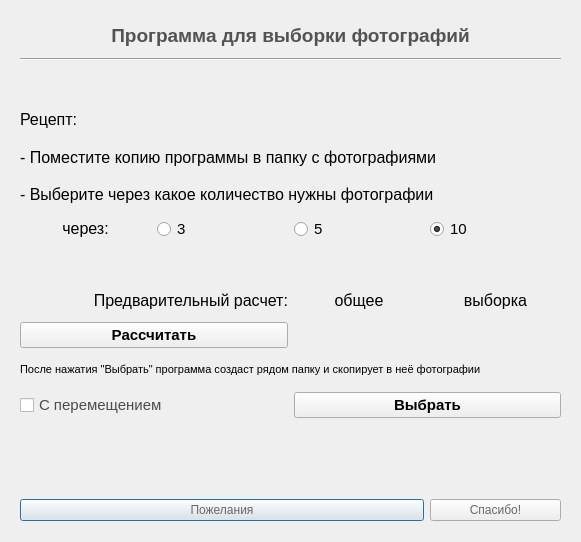
<?xml version="1.0" encoding="UTF-8"?>
<ui version="4.0">
 <class>Dialog</class>
 <widget class="QDialog" name="Dialog">
  <property name="windowModality">
   <enum>Qt::NonModal</enum>
  </property>
  <property name="geometry">
   <rect>
    <x>0</x>
    <y>0</y>
    <width>581</width>
    <height>542</height>
   </rect>
  </property>
  <property name="contextMenuPolicy">
   <enum>Qt::NoContextMenu</enum>
  </property>
  <property name="acceptDrops">
   <bool>false</bool>
  </property>
  <property name="windowTitle">
   <string>hiSampler</string>
  </property>
  <property name="windowIcon">
   <iconset>
    <normaloff>Favicon.png</normaloff>Favicon.png</iconset>
  </property>
  <property name="whatsThis">
   <string/>
  </property>
  <property name="locale">
   <locale language="English" country="UnitedStates"/>
  </property>
  <property name="inputMethodHints">
   <set>Qt::ImhNone</set>
  </property>
  <widget class="QWidget" name="gridLayoutWidget">
   <property name="geometry">
    <rect>
     <x>20</x>
     <y>20</y>
     <width>541</width>
     <height>501</height>
    </rect>
   </property>
   <layout class="QGridLayout" name="gridLayout">
    <item row="9" column="0" colspan="4">
     <widget class="QLabel" name="label_7">
      <property name="palette">
       <palette>
        <active>
         <colorrole role="WindowText">
          <brush brushstyle="SolidPattern">
           <color alpha="255">
            <red>83</red>
            <green>83</green>
            <blue>83</blue>
           </color>
          </brush>
         </colorrole>
         <colorrole role="Text">
          <brush brushstyle="SolidPattern">
           <color alpha="255">
            <red>76</red>
            <green>76</green>
            <blue>76</blue>
           </color>
          </brush>
         </colorrole>
        </active>
        <inactive>
         <colorrole role="WindowText">
          <brush brushstyle="SolidPattern">
           <color alpha="255">
            <red>0</red>
            <green>0</green>
            <blue>0</blue>
           </color>
          </brush>
         </colorrole>
         <colorrole role="Text">
          <brush brushstyle="SolidPattern">
           <color alpha="255">
            <red>0</red>
            <green>0</green>
            <blue>0</blue>
           </color>
          </brush>
         </colorrole>
        </inactive>
        <disabled>
         <colorrole role="WindowText">
          <brush brushstyle="SolidPattern">
           <color alpha="255">
            <red>120</red>
            <green>120</green>
            <blue>120</blue>
           </color>
          </brush>
         </colorrole>
         <colorrole role="Text">
          <brush brushstyle="SolidPattern">
           <color alpha="255">
            <red>120</red>
            <green>120</green>
            <blue>120</blue>
           </color>
          </brush>
         </colorrole>
        </disabled>
       </palette>
      </property>
      <property name="font">
       <font>
        <pointsize>12</pointsize>
        <weight>50</weight>
        <bold>false</bold>
       </font>
      </property>
      <property name="text">
       <string/>
      </property>
      <property name="alignment">
       <set>Qt::AlignLeading|Qt::AlignLeft|Qt::AlignVCenter</set>
      </property>
      <property name="textInteractionFlags">
       <set>Qt::LinksAccessibleByMouse|Qt::TextSelectableByMouse</set>
      </property>
     </widget>
    </item>
    <item row="7" column="0" colspan="4">
     <widget class="QLabel" name="label_5">
      <property name="palette">
       <palette>
        <active>
         <colorrole role="WindowText">
          <brush brushstyle="SolidPattern">
           <color alpha="255">
            <red>83</red>
            <green>83</green>
            <blue>83</blue>
           </color>
          </brush>
         </colorrole>
         <colorrole role="Text">
          <brush brushstyle="SolidPattern">
           <color alpha="255">
            <red>76</red>
            <green>76</green>
            <blue>76</blue>
           </color>
          </brush>
         </colorrole>
        </active>
        <inactive>
         <colorrole role="WindowText">
          <brush brushstyle="SolidPattern">
           <color alpha="255">
            <red>0</red>
            <green>0</green>
            <blue>0</blue>
           </color>
          </brush>
         </colorrole>
         <colorrole role="Text">
          <brush brushstyle="SolidPattern">
           <color alpha="255">
            <red>0</red>
            <green>0</green>
            <blue>0</blue>
           </color>
          </brush>
         </colorrole>
        </inactive>
        <disabled>
         <colorrole role="WindowText">
          <brush brushstyle="SolidPattern">
           <color alpha="255">
            <red>120</red>
            <green>120</green>
            <blue>120</blue>
           </color>
          </brush>
         </colorrole>
         <colorrole role="Text">
          <brush brushstyle="SolidPattern">
           <color alpha="255">
            <red>120</red>
            <green>120</green>
            <blue>120</blue>
           </color>
          </brush>
         </colorrole>
        </disabled>
       </palette>
      </property>
      <property name="font">
       <font>
        <pointsize>12</pointsize>
        <weight>50</weight>
        <bold>false</bold>
       </font>
      </property>
      <property name="text">
       <string>- Выберите через какое количество нужны фотографии</string>
      </property>
      <property name="alignment">
       <set>Qt::AlignLeading|Qt::AlignLeft|Qt::AlignVCenter</set>
      </property>
      <property name="textInteractionFlags">
       <set>Qt::LinksAccessibleByMouse|Qt::TextSelectableByMouse</set>
      </property>
     </widget>
    </item>
    <item row="16" column="0" colspan="3">
     <widget class="QPushButton" name="pb_wishes">
      <property name="palette">
       <palette>
        <active>
         <colorrole role="ButtonText">
          <brush brushstyle="SolidPattern">
           <color alpha="255">
            <red>104</red>
            <green>104</green>
            <blue>104</blue>
           </color>
          </brush>
         </colorrole>
        </active>
        <inactive>
         <colorrole role="ButtonText">
          <brush brushstyle="SolidPattern">
           <color alpha="255">
            <red>104</red>
            <green>104</green>
            <blue>104</blue>
           </color>
          </brush>
         </colorrole>
        </inactive>
        <disabled>
         <colorrole role="ButtonText">
          <brush brushstyle="SolidPattern">
           <color alpha="255">
            <red>120</red>
            <green>120</green>
            <blue>120</blue>
           </color>
          </brush>
         </colorrole>
        </disabled>
       </palette>
      </property>
      <property name="text">
       <string>Пожелания</string>
      </property>
      <property name="autoExclusive">
       <bool>false</bool>
      </property>
      <property name="autoDefault">
       <bool>true</bool>
      </property>
     </widget>
    </item>
    <item row="0" column="0" colspan="4">
     <widget class="QLabel" name="label_1">
      <property name="palette">
       <palette>
        <active>
         <colorrole role="WindowText">
          <brush brushstyle="SolidPattern">
           <color alpha="255">
            <red>83</red>
            <green>83</green>
            <blue>83</blue>
           </color>
          </brush>
         </colorrole>
         <colorrole role="Text">
          <brush brushstyle="SolidPattern">
           <color alpha="255">
            <red>76</red>
            <green>76</green>
            <blue>76</blue>
           </color>
          </brush>
         </colorrole>
        </active>
        <inactive>
         <colorrole role="WindowText">
          <brush brushstyle="SolidPattern">
           <color alpha="255">
            <red>83</red>
            <green>83</green>
            <blue>83</blue>
           </color>
          </brush>
         </colorrole>
         <colorrole role="Text">
          <brush brushstyle="SolidPattern">
           <color alpha="255">
            <red>83</red>
            <green>83</green>
            <blue>83</blue>
           </color>
          </brush>
         </colorrole>
        </inactive>
        <disabled>
         <colorrole role="WindowText">
          <brush brushstyle="SolidPattern">
           <color alpha="255">
            <red>83</red>
            <green>83</green>
            <blue>83</blue>
           </color>
          </brush>
         </colorrole>
         <colorrole role="Text">
          <brush brushstyle="SolidPattern">
           <color alpha="255">
            <red>120</red>
            <green>120</green>
            <blue>120</blue>
           </color>
          </brush>
         </colorrole>
        </disabled>
       </palette>
      </property>
      <property name="font">
       <font>
        <pointsize>14</pointsize>
        <weight>75</weight>
        <bold>true</bold>
       </font>
      </property>
      <property name="text">
       <string>Программа для выборки фотографий</string>
      </property>
      <property name="alignment">
       <set>Qt::AlignCenter</set>
      </property>
      <property name="textInteractionFlags">
       <set>Qt::LinksAccessibleByMouse|Qt::TextSelectableByMouse</set>
      </property>
     </widget>
    </item>
    <item row="12" column="0" colspan="4">
     <widget class="QLabel" name="label_92">
      <property name="palette">
       <palette>
        <active>
         <colorrole role="WindowText">
          <brush brushstyle="SolidPattern">
           <color alpha="255">
            <red>83</red>
            <green>83</green>
            <blue>83</blue>
           </color>
          </brush>
         </colorrole>
         <colorrole role="Text">
          <brush brushstyle="SolidPattern">
           <color alpha="255">
            <red>76</red>
            <green>76</green>
            <blue>76</blue>
           </color>
          </brush>
         </colorrole>
        </active>
        <inactive>
         <colorrole role="WindowText">
          <brush brushstyle="SolidPattern">
           <color alpha="255">
            <red>0</red>
            <green>0</green>
            <blue>0</blue>
           </color>
          </brush>
         </colorrole>
         <colorrole role="Text">
          <brush brushstyle="SolidPattern">
           <color alpha="255">
            <red>0</red>
            <green>0</green>
            <blue>0</blue>
           </color>
          </brush>
         </colorrole>
        </inactive>
        <disabled>
         <colorrole role="WindowText">
          <brush brushstyle="SolidPattern">
           <color alpha="255">
            <red>120</red>
            <green>120</green>
            <blue>120</blue>
           </color>
          </brush>
         </colorrole>
         <colorrole role="Text">
          <brush brushstyle="SolidPattern">
           <color alpha="255">
            <red>120</red>
            <green>120</green>
            <blue>120</blue>
           </color>
          </brush>
         </colorrole>
        </disabled>
       </palette>
      </property>
      <property name="font">
       <font>
        <pointsize>8</pointsize>
        <weight>50</weight>
        <bold>false</bold>
       </font>
      </property>
      <property name="text">
       <string>После нажатия &quot;Выбрать&quot; программа создаст рядом папку и скопирует в неё фотографии</string>
      </property>
      <property name="alignment">
       <set>Qt::AlignLeading|Qt::AlignLeft|Qt::AlignVCenter</set>
      </property>
      <property name="textInteractionFlags">
       <set>Qt::LinksAccessibleByMouse|Qt::TextSelectableByMouse</set>
      </property>
     </widget>
    </item>
    <item row="13" column="2" colspan="2">
     <widget class="QPushButton" name="pb_choice">
      <property name="enabled">
       <bool>true</bool>
      </property>
      <property name="minimumSize">
       <size>
        <width>0</width>
        <height>0</height>
       </size>
      </property>
      <property name="palette">
       <palette>
        <active>
         <colorrole role="WindowText">
          <brush brushstyle="SolidPattern">
           <color alpha="255">
            <red>83</red>
            <green>83</green>
            <blue>83</blue>
           </color>
          </brush>
         </colorrole>
         <colorrole role="Text">
          <brush brushstyle="SolidPattern">
           <color alpha="255">
            <red>76</red>
            <green>76</green>
            <blue>76</blue>
           </color>
          </brush>
         </colorrole>
        </active>
        <inactive>
         <colorrole role="WindowText">
          <brush brushstyle="SolidPattern">
           <color alpha="255">
            <red>0</red>
            <green>0</green>
            <blue>0</blue>
           </color>
          </brush>
         </colorrole>
         <colorrole role="Text">
          <brush brushstyle="SolidPattern">
           <color alpha="255">
            <red>0</red>
            <green>0</green>
            <blue>0</blue>
           </color>
          </brush>
         </colorrole>
        </inactive>
        <disabled>
         <colorrole role="WindowText">
          <brush brushstyle="SolidPattern">
           <color alpha="255">
            <red>120</red>
            <green>120</green>
            <blue>120</blue>
           </color>
          </brush>
         </colorrole>
         <colorrole role="Text">
          <brush brushstyle="SolidPattern">
           <color alpha="255">
            <red>120</red>
            <green>120</green>
            <blue>120</blue>
           </color>
          </brush>
         </colorrole>
        </disabled>
       </palette>
      </property>
      <property name="font">
       <font>
        <pointsize>11</pointsize>
        <weight>75</weight>
        <bold>true</bold>
       </font>
      </property>
      <property name="text">
       <string>Выбрать</string>
      </property>
     </widget>
    </item>
    <item row="15" column="0" colspan="4">
     <widget class="QLabel" name="op_wishes_thanks">
      <property name="font">
       <font>
        <pointsize>11</pointsize>
       </font>
      </property>
      <property name="mouseTracking">
       <bool>false</bool>
      </property>
      <property name="text">
       <string/>
      </property>
      <property name="alignment">
       <set>Qt::AlignHCenter|Qt::AlignTop</set>
      </property>
      <property name="wordWrap">
       <bool>true</bool>
      </property>
      <property name="textInteractionFlags">
       <set>Qt::LinksAccessibleByMouse|Qt::TextSelectableByMouse</set>
      </property>
      <property name="buddy">
       <cstring>pb_wishes</cstring>
      </property>
     </widget>
    </item>
    <item row="2" column="0" colspan="4">
     <widget class="QLabel" name="label_2">
      <property name="palette">
       <palette>
        <active>
         <colorrole role="WindowText">
          <brush brushstyle="SolidPattern">
           <color alpha="255">
            <red>83</red>
            <green>83</green>
            <blue>83</blue>
           </color>
          </brush>
         </colorrole>
         <colorrole role="Text">
          <brush brushstyle="SolidPattern">
           <color alpha="255">
            <red>76</red>
            <green>76</green>
            <blue>76</blue>
           </color>
          </brush>
         </colorrole>
        </active>
        <inactive>
         <colorrole role="WindowText">
          <brush brushstyle="SolidPattern">
           <color alpha="255">
            <red>0</red>
            <green>0</green>
            <blue>0</blue>
           </color>
          </brush>
         </colorrole>
         <colorrole role="Text">
          <brush brushstyle="SolidPattern">
           <color alpha="255">
            <red>0</red>
            <green>0</green>
            <blue>0</blue>
           </color>
          </brush>
         </colorrole>
        </inactive>
        <disabled>
         <colorrole role="WindowText">
          <brush brushstyle="SolidPattern">
           <color alpha="255">
            <red>120</red>
            <green>120</green>
            <blue>120</blue>
           </color>
          </brush>
         </colorrole>
         <colorrole role="Text">
          <brush brushstyle="SolidPattern">
           <color alpha="255">
            <red>120</red>
            <green>120</green>
            <blue>120</blue>
           </color>
          </brush>
         </colorrole>
        </disabled>
       </palette>
      </property>
      <property name="font">
       <font>
        <pointsize>12</pointsize>
        <weight>50</weight>
        <bold>false</bold>
       </font>
      </property>
      <property name="text">
       <string/>
      </property>
      <property name="alignment">
       <set>Qt::AlignLeading|Qt::AlignLeft|Qt::AlignVCenter</set>
      </property>
      <property name="textInteractionFlags">
       <set>Qt::LinksAccessibleByMouse|Qt::TextSelectableByMouse</set>
      </property>
     </widget>
    </item>
    <item row="6" column="0" colspan="4">
     <widget class="QLabel" name="label_4">
      <property name="palette">
       <palette>
        <active>
         <colorrole role="WindowText">
          <brush brushstyle="SolidPattern">
           <color alpha="255">
            <red>83</red>
            <green>83</green>
            <blue>83</blue>
           </color>
          </brush>
         </colorrole>
         <colorrole role="Text">
          <brush brushstyle="SolidPattern">
           <color alpha="255">
            <red>76</red>
            <green>76</green>
            <blue>76</blue>
           </color>
          </brush>
         </colorrole>
        </active>
        <inactive>
         <colorrole role="WindowText">
          <brush brushstyle="SolidPattern">
           <color alpha="255">
            <red>0</red>
            <green>0</green>
            <blue>0</blue>
           </color>
          </brush>
         </colorrole>
         <colorrole role="Text">
          <brush brushstyle="SolidPattern">
           <color alpha="255">
            <red>0</red>
            <green>0</green>
            <blue>0</blue>
           </color>
          </brush>
         </colorrole>
        </inactive>
        <disabled>
         <colorrole role="WindowText">
          <brush brushstyle="SolidPattern">
           <color alpha="255">
            <red>120</red>
            <green>120</green>
            <blue>120</blue>
           </color>
          </brush>
         </colorrole>
         <colorrole role="Text">
          <brush brushstyle="SolidPattern">
           <color alpha="255">
            <red>120</red>
            <green>120</green>
            <blue>120</blue>
           </color>
          </brush>
         </colorrole>
        </disabled>
       </palette>
      </property>
      <property name="font">
       <font>
        <pointsize>12</pointsize>
        <weight>50</weight>
        <bold>false</bold>
       </font>
      </property>
      <property name="text">
       <string>- Поместите копию программы в папку c фотографиями</string>
      </property>
      <property name="alignment">
       <set>Qt::AlignLeading|Qt::AlignLeft|Qt::AlignVCenter</set>
      </property>
      <property name="textInteractionFlags">
       <set>Qt::LinksAccessibleByMouse|Qt::TextSelectableByMouse</set>
      </property>
     </widget>
    </item>
    <item row="10" column="2">
     <widget class="QLabel" name="label_9">
      <property name="palette">
       <palette>
        <active>
         <colorrole role="WindowText">
          <brush brushstyle="SolidPattern">
           <color alpha="255">
            <red>83</red>
            <green>83</green>
            <blue>83</blue>
           </color>
          </brush>
         </colorrole>
         <colorrole role="Text">
          <brush brushstyle="SolidPattern">
           <color alpha="255">
            <red>76</red>
            <green>76</green>
            <blue>76</blue>
           </color>
          </brush>
         </colorrole>
        </active>
        <inactive>
         <colorrole role="WindowText">
          <brush brushstyle="SolidPattern">
           <color alpha="255">
            <red>0</red>
            <green>0</green>
            <blue>0</blue>
           </color>
          </brush>
         </colorrole>
         <colorrole role="Text">
          <brush brushstyle="SolidPattern">
           <color alpha="255">
            <red>0</red>
            <green>0</green>
            <blue>0</blue>
           </color>
          </brush>
         </colorrole>
        </inactive>
        <disabled>
         <colorrole role="WindowText">
          <brush brushstyle="SolidPattern">
           <color alpha="255">
            <red>120</red>
            <green>120</green>
            <blue>120</blue>
           </color>
          </brush>
         </colorrole>
         <colorrole role="Text">
          <brush brushstyle="SolidPattern">
           <color alpha="255">
            <red>120</red>
            <green>120</green>
            <blue>120</blue>
           </color>
          </brush>
         </colorrole>
        </disabled>
       </palette>
      </property>
      <property name="font">
       <font>
        <pointsize>12</pointsize>
        <weight>50</weight>
        <bold>false</bold>
       </font>
      </property>
      <property name="text">
       <string>общее</string>
      </property>
      <property name="alignment">
       <set>Qt::AlignCenter</set>
      </property>
      <property name="textInteractionFlags">
       <set>Qt::LinksAccessibleByMouse|Qt::TextSelectableByMouse</set>
      </property>
     </widget>
    </item>
    <item row="10" column="3">
     <widget class="QLabel" name="label_91">
      <property name="palette">
       <palette>
        <active>
         <colorrole role="WindowText">
          <brush brushstyle="SolidPattern">
           <color alpha="255">
            <red>83</red>
            <green>83</green>
            <blue>83</blue>
           </color>
          </brush>
         </colorrole>
         <colorrole role="Text">
          <brush brushstyle="SolidPattern">
           <color alpha="255">
            <red>76</red>
            <green>76</green>
            <blue>76</blue>
           </color>
          </brush>
         </colorrole>
        </active>
        <inactive>
         <colorrole role="WindowText">
          <brush brushstyle="SolidPattern">
           <color alpha="255">
            <red>0</red>
            <green>0</green>
            <blue>0</blue>
           </color>
          </brush>
         </colorrole>
         <colorrole role="Text">
          <brush brushstyle="SolidPattern">
           <color alpha="255">
            <red>0</red>
            <green>0</green>
            <blue>0</blue>
           </color>
          </brush>
         </colorrole>
        </inactive>
        <disabled>
         <colorrole role="WindowText">
          <brush brushstyle="SolidPattern">
           <color alpha="255">
            <red>120</red>
            <green>120</green>
            <blue>120</blue>
           </color>
          </brush>
         </colorrole>
         <colorrole role="Text">
          <brush brushstyle="SolidPattern">
           <color alpha="255">
            <red>120</red>
            <green>120</green>
            <blue>120</blue>
           </color>
          </brush>
         </colorrole>
        </disabled>
       </palette>
      </property>
      <property name="font">
       <font>
        <pointsize>12</pointsize>
        <weight>50</weight>
        <bold>false</bold>
       </font>
      </property>
      <property name="text">
       <string>выборка</string>
      </property>
      <property name="alignment">
       <set>Qt::AlignCenter</set>
      </property>
      <property name="textInteractionFlags">
       <set>Qt::LinksAccessibleByMouse|Qt::TextSelectableByMouse</set>
      </property>
     </widget>
    </item>
    <item row="1" column="0" colspan="4">
     <widget class="Line" name="line">
      <property name="orientation">
       <enum>Qt::Horizontal</enum>
      </property>
     </widget>
    </item>
    <item row="11" column="3">
     <widget class="QLabel" name="op_sample_num">
      <property name="font">
       <font>
        <pointsize>15</pointsize>
       </font>
      </property>
      <property name="mouseTracking">
       <bool>false</bool>
      </property>
      <property name="text">
       <string/>
      </property>
      <property name="alignment">
       <set>Qt::AlignCenter</set>
      </property>
      <property name="wordWrap">
       <bool>true</bool>
      </property>
      <property name="textInteractionFlags">
       <set>Qt::LinksAccessibleByMouse|Qt::TextSelectableByMouse</set>
      </property>
     </widget>
    </item>
    <item row="5" column="0">
     <widget class="QLabel" name="label_3">
      <property name="palette">
       <palette>
        <active>
         <colorrole role="WindowText">
          <brush brushstyle="SolidPattern">
           <color alpha="255">
            <red>83</red>
            <green>83</green>
            <blue>83</blue>
           </color>
          </brush>
         </colorrole>
         <colorrole role="Text">
          <brush brushstyle="SolidPattern">
           <color alpha="255">
            <red>76</red>
            <green>76</green>
            <blue>76</blue>
           </color>
          </brush>
         </colorrole>
        </active>
        <inactive>
         <colorrole role="WindowText">
          <brush brushstyle="SolidPattern">
           <color alpha="255">
            <red>0</red>
            <green>0</green>
            <blue>0</blue>
           </color>
          </brush>
         </colorrole>
         <colorrole role="Text">
          <brush brushstyle="SolidPattern">
           <color alpha="255">
            <red>0</red>
            <green>0</green>
            <blue>0</blue>
           </color>
          </brush>
         </colorrole>
        </inactive>
        <disabled>
         <colorrole role="WindowText">
          <brush brushstyle="SolidPattern">
           <color alpha="255">
            <red>120</red>
            <green>120</green>
            <blue>120</blue>
           </color>
          </brush>
         </colorrole>
         <colorrole role="Text">
          <brush brushstyle="SolidPattern">
           <color alpha="255">
            <red>120</red>
            <green>120</green>
            <blue>120</blue>
           </color>
          </brush>
         </colorrole>
        </disabled>
       </palette>
      </property>
      <property name="font">
       <font>
        <pointsize>12</pointsize>
        <weight>50</weight>
        <bold>false</bold>
       </font>
      </property>
      <property name="text">
       <string>Рецепт:</string>
      </property>
      <property name="alignment">
       <set>Qt::AlignLeading|Qt::AlignLeft|Qt::AlignVCenter</set>
      </property>
      <property name="textInteractionFlags">
       <set>Qt::LinksAccessibleByMouse|Qt::TextSelectableByMouse</set>
      </property>
     </widget>
    </item>
    <item row="8" column="2">
     <widget class="QRadioButton" name="rb_over_5">
      <property name="enabled">
       <bool>true</bool>
      </property>
      <property name="palette">
       <palette>
        <active>
         <colorrole role="WindowText">
          <brush brushstyle="SolidPattern">
           <color alpha="255">
            <red>83</red>
            <green>83</green>
            <blue>83</blue>
           </color>
          </brush>
         </colorrole>
         <colorrole role="Text">
          <brush brushstyle="SolidPattern">
           <color alpha="255">
            <red>76</red>
            <green>76</green>
            <blue>76</blue>
           </color>
          </brush>
         </colorrole>
        </active>
        <inactive>
         <colorrole role="WindowText">
          <brush brushstyle="SolidPattern">
           <color alpha="255">
            <red>0</red>
            <green>0</green>
            <blue>0</blue>
           </color>
          </brush>
         </colorrole>
         <colorrole role="Text">
          <brush brushstyle="SolidPattern">
           <color alpha="255">
            <red>0</red>
            <green>0</green>
            <blue>0</blue>
           </color>
          </brush>
         </colorrole>
        </inactive>
        <disabled>
         <colorrole role="WindowText">
          <brush brushstyle="SolidPattern">
           <color alpha="255">
            <red>120</red>
            <green>120</green>
            <blue>120</blue>
           </color>
          </brush>
         </colorrole>
         <colorrole role="Text">
          <brush brushstyle="SolidPattern">
           <color alpha="255">
            <red>120</red>
            <green>120</green>
            <blue>120</blue>
           </color>
          </brush>
         </colorrole>
        </disabled>
       </palette>
      </property>
      <property name="font">
       <font>
        <pointsize>11</pointsize>
       </font>
      </property>
      <property name="layoutDirection">
       <enum>Qt::LeftToRight</enum>
      </property>
      <property name="text">
       <string>5</string>
      </property>
      <property name="checked">
       <bool>false</bool>
      </property>
      <property name="autoExclusive">
       <bool>true</bool>
      </property>
     </widget>
    </item>
    <item row="8" column="1">
     <widget class="QRadioButton" name="rb_over_3">
      <property name="enabled">
       <bool>true</bool>
      </property>
      <property name="palette">
       <palette>
        <active>
         <colorrole role="WindowText">
          <brush brushstyle="SolidPattern">
           <color alpha="255">
            <red>83</red>
            <green>83</green>
            <blue>83</blue>
           </color>
          </brush>
         </colorrole>
         <colorrole role="Text">
          <brush brushstyle="SolidPattern">
           <color alpha="255">
            <red>76</red>
            <green>76</green>
            <blue>76</blue>
           </color>
          </brush>
         </colorrole>
        </active>
        <inactive>
         <colorrole role="WindowText">
          <brush brushstyle="SolidPattern">
           <color alpha="255">
            <red>0</red>
            <green>0</green>
            <blue>0</blue>
           </color>
          </brush>
         </colorrole>
         <colorrole role="Text">
          <brush brushstyle="SolidPattern">
           <color alpha="255">
            <red>0</red>
            <green>0</green>
            <blue>0</blue>
           </color>
          </brush>
         </colorrole>
        </inactive>
        <disabled>
         <colorrole role="WindowText">
          <brush brushstyle="SolidPattern">
           <color alpha="255">
            <red>120</red>
            <green>120</green>
            <blue>120</blue>
           </color>
          </brush>
         </colorrole>
         <colorrole role="Text">
          <brush brushstyle="SolidPattern">
           <color alpha="255">
            <red>120</red>
            <green>120</green>
            <blue>120</blue>
           </color>
          </brush>
         </colorrole>
        </disabled>
       </palette>
      </property>
      <property name="font">
       <font>
        <pointsize>11</pointsize>
       </font>
      </property>
      <property name="layoutDirection">
       <enum>Qt::LeftToRight</enum>
      </property>
      <property name="text">
       <string>3</string>
      </property>
      <property name="checked">
       <bool>false</bool>
      </property>
      <property name="autoExclusive">
       <bool>true</bool>
      </property>
     </widget>
    </item>
    <item row="13" column="0" colspan="2">
     <widget class="QCheckBox" name="cb_move">
      <property name="palette">
       <palette>
        <active>
         <colorrole role="WindowText">
          <brush brushstyle="SolidPattern">
           <color alpha="255">
            <red>76</red>
            <green>76</green>
            <blue>76</blue>
           </color>
          </brush>
         </colorrole>
         <colorrole role="Text">
          <brush brushstyle="SolidPattern">
           <color alpha="255">
            <red>76</red>
            <green>76</green>
            <blue>76</blue>
           </color>
          </brush>
         </colorrole>
        </active>
        <inactive>
         <colorrole role="WindowText">
          <brush brushstyle="SolidPattern">
           <color alpha="255">
            <red>76</red>
            <green>76</green>
            <blue>76</blue>
           </color>
          </brush>
         </colorrole>
         <colorrole role="Text">
          <brush brushstyle="SolidPattern">
           <color alpha="255">
            <red>76</red>
            <green>76</green>
            <blue>76</blue>
           </color>
          </brush>
         </colorrole>
        </inactive>
        <disabled>
         <colorrole role="WindowText">
          <brush brushstyle="SolidPattern">
           <color alpha="255">
            <red>120</red>
            <green>120</green>
            <blue>120</blue>
           </color>
          </brush>
         </colorrole>
         <colorrole role="Text">
          <brush brushstyle="SolidPattern">
           <color alpha="255">
            <red>120</red>
            <green>120</green>
            <blue>120</blue>
           </color>
          </brush>
         </colorrole>
        </disabled>
       </palette>
      </property>
      <property name="font">
       <font>
        <pointsize>11</pointsize>
       </font>
      </property>
      <property name="text">
       <string>С перемещением</string>
      </property>
     </widget>
    </item>
    <item row="16" column="3">
     <widget class="QPushButton" name="pb_thanks">
      <property name="palette">
       <palette>
        <active>
         <colorrole role="ButtonText">
          <brush brushstyle="SolidPattern">
           <color alpha="255">
            <red>104</red>
            <green>104</green>
            <blue>104</blue>
           </color>
          </brush>
         </colorrole>
        </active>
        <inactive>
         <colorrole role="ButtonText">
          <brush brushstyle="SolidPattern">
           <color alpha="255">
            <red>104</red>
            <green>104</green>
            <blue>104</blue>
           </color>
          </brush>
         </colorrole>
        </inactive>
        <disabled>
         <colorrole role="ButtonText">
          <brush brushstyle="SolidPattern">
           <color alpha="255">
            <red>120</red>
            <green>120</green>
            <blue>120</blue>
           </color>
          </brush>
         </colorrole>
        </disabled>
       </palette>
      </property>
      <property name="text">
       <string>Спасибо!</string>
      </property>
     </widget>
    </item>
    <item row="11" column="2">
     <widget class="QLabel" name="op_total_num">
      <property name="font">
       <font>
        <pointsize>15</pointsize>
       </font>
      </property>
      <property name="mouseTracking">
       <bool>false</bool>
      </property>
      <property name="text">
       <string/>
      </property>
      <property name="alignment">
       <set>Qt::AlignCenter</set>
      </property>
      <property name="wordWrap">
       <bool>true</bool>
      </property>
      <property name="textInteractionFlags">
       <set>Qt::LinksAccessibleByMouse|Qt::TextSelectableByMouse</set>
      </property>
     </widget>
    </item>
    <item row="14" column="0" colspan="4">
     <widget class="QLabel" name="output">
      <property name="font">
       <font>
        <pointsize>11</pointsize>
       </font>
      </property>
      <property name="mouseTracking">
       <bool>false</bool>
      </property>
      <property name="text">
       <string/>
      </property>
      <property name="alignment">
       <set>Qt::AlignLeading|Qt::AlignLeft|Qt::AlignTop</set>
      </property>
      <property name="wordWrap">
       <bool>true</bool>
      </property>
      <property name="textInteractionFlags">
       <set>Qt::LinksAccessibleByMouse|Qt::TextSelectableByMouse</set>
      </property>
     </widget>
    </item>
    <item row="8" column="0">
     <widget class="QLabel" name="label_6">
      <property name="palette">
       <palette>
        <active>
         <colorrole role="WindowText">
          <brush brushstyle="SolidPattern">
           <color alpha="255">
            <red>83</red>
            <green>83</green>
            <blue>83</blue>
           </color>
          </brush>
         </colorrole>
         <colorrole role="Text">
          <brush brushstyle="SolidPattern">
           <color alpha="255">
            <red>76</red>
            <green>76</green>
            <blue>76</blue>
           </color>
          </brush>
         </colorrole>
        </active>
        <inactive>
         <colorrole role="WindowText">
          <brush brushstyle="SolidPattern">
           <color alpha="255">
            <red>0</red>
            <green>0</green>
            <blue>0</blue>
           </color>
          </brush>
         </colorrole>
         <colorrole role="Text">
          <brush brushstyle="SolidPattern">
           <color alpha="255">
            <red>0</red>
            <green>0</green>
            <blue>0</blue>
           </color>
          </brush>
         </colorrole>
        </inactive>
        <disabled>
         <colorrole role="WindowText">
          <brush brushstyle="SolidPattern">
           <color alpha="255">
            <red>120</red>
            <green>120</green>
            <blue>120</blue>
           </color>
          </brush>
         </colorrole>
         <colorrole role="Text">
          <brush brushstyle="SolidPattern">
           <color alpha="255">
            <red>120</red>
            <green>120</green>
            <blue>120</blue>
           </color>
          </brush>
         </colorrole>
        </disabled>
       </palette>
      </property>
      <property name="font">
       <font>
        <pointsize>12</pointsize>
        <weight>50</weight>
        <bold>false</bold>
       </font>
      </property>
      <property name="layoutDirection">
       <enum>Qt::RightToLeft</enum>
      </property>
      <property name="text">
       <string>через:</string>
      </property>
      <property name="alignment">
       <set>Qt::AlignCenter</set>
      </property>
      <property name="textInteractionFlags">
       <set>Qt::LinksAccessibleByMouse|Qt::TextSelectableByMouse</set>
      </property>
     </widget>
    </item>
    <item row="8" column="3">
     <widget class="QRadioButton" name="rb_over_10">
      <property name="enabled">
       <bool>true</bool>
      </property>
      <property name="palette">
       <palette>
        <active>
         <colorrole role="WindowText">
          <brush brushstyle="SolidPattern">
           <color alpha="255">
            <red>83</red>
            <green>83</green>
            <blue>83</blue>
           </color>
          </brush>
         </colorrole>
         <colorrole role="Text">
          <brush brushstyle="SolidPattern">
           <color alpha="255">
            <red>76</red>
            <green>76</green>
            <blue>76</blue>
           </color>
          </brush>
         </colorrole>
        </active>
        <inactive>
         <colorrole role="WindowText">
          <brush brushstyle="SolidPattern">
           <color alpha="255">
            <red>0</red>
            <green>0</green>
            <blue>0</blue>
           </color>
          </brush>
         </colorrole>
         <colorrole role="Text">
          <brush brushstyle="SolidPattern">
           <color alpha="255">
            <red>0</red>
            <green>0</green>
            <blue>0</blue>
           </color>
          </brush>
         </colorrole>
        </inactive>
        <disabled>
         <colorrole role="WindowText">
          <brush brushstyle="SolidPattern">
           <color alpha="255">
            <red>120</red>
            <green>120</green>
            <blue>120</blue>
           </color>
          </brush>
         </colorrole>
         <colorrole role="Text">
          <brush brushstyle="SolidPattern">
           <color alpha="255">
            <red>120</red>
            <green>120</green>
            <blue>120</blue>
           </color>
          </brush>
         </colorrole>
        </disabled>
       </palette>
      </property>
      <property name="font">
       <font>
        <pointsize>11</pointsize>
       </font>
      </property>
      <property name="layoutDirection">
       <enum>Qt::LeftToRight</enum>
      </property>
      <property name="text">
       <string>10</string>
      </property>
      <property name="checkable">
       <bool>true</bool>
      </property>
      <property name="checked">
       <bool>true</bool>
      </property>
      <property name="autoRepeat">
       <bool>false</bool>
      </property>
      <property name="autoExclusive">
       <bool>true</bool>
      </property>
     </widget>
    </item>
    <item row="10" column="0" colspan="2">
     <widget class="QLabel" name="label_8">
      <property name="palette">
       <palette>
        <active>
         <colorrole role="WindowText">
          <brush brushstyle="SolidPattern">
           <color alpha="255">
            <red>83</red>
            <green>83</green>
            <blue>83</blue>
           </color>
          </brush>
         </colorrole>
         <colorrole role="Text">
          <brush brushstyle="SolidPattern">
           <color alpha="255">
            <red>76</red>
            <green>76</green>
            <blue>76</blue>
           </color>
          </brush>
         </colorrole>
        </active>
        <inactive>
         <colorrole role="WindowText">
          <brush brushstyle="SolidPattern">
           <color alpha="255">
            <red>0</red>
            <green>0</green>
            <blue>0</blue>
           </color>
          </brush>
         </colorrole>
         <colorrole role="Text">
          <brush brushstyle="SolidPattern">
           <color alpha="255">
            <red>0</red>
            <green>0</green>
            <blue>0</blue>
           </color>
          </brush>
         </colorrole>
        </inactive>
        <disabled>
         <colorrole role="WindowText">
          <brush brushstyle="SolidPattern">
           <color alpha="255">
            <red>120</red>
            <green>120</green>
            <blue>120</blue>
           </color>
          </brush>
         </colorrole>
         <colorrole role="Text">
          <brush brushstyle="SolidPattern">
           <color alpha="255">
            <red>120</red>
            <green>120</green>
            <blue>120</blue>
           </color>
          </brush>
         </colorrole>
        </disabled>
       </palette>
      </property>
      <property name="font">
       <font>
        <pointsize>12</pointsize>
        <weight>50</weight>
        <bold>false</bold>
       </font>
      </property>
      <property name="text">
       <string>Предварительный расчет:</string>
      </property>
      <property name="alignment">
       <set>Qt::AlignRight|Qt::AlignTrailing|Qt::AlignVCenter</set>
      </property>
      <property name="textInteractionFlags">
       <set>Qt::LinksAccessibleByMouse|Qt::TextSelectableByMouse</set>
      </property>
     </widget>
    </item>
    <item row="11" column="0" colspan="2">
     <widget class="QPushButton" name="pb_calculate">
      <property name="enabled">
       <bool>true</bool>
      </property>
      <property name="minimumSize">
       <size>
        <width>0</width>
        <height>0</height>
       </size>
      </property>
      <property name="palette">
       <palette>
        <active>
         <colorrole role="WindowText">
          <brush brushstyle="SolidPattern">
           <color alpha="255">
            <red>83</red>
            <green>83</green>
            <blue>83</blue>
           </color>
          </brush>
         </colorrole>
         <colorrole role="Text">
          <brush brushstyle="SolidPattern">
           <color alpha="255">
            <red>76</red>
            <green>76</green>
            <blue>76</blue>
           </color>
          </brush>
         </colorrole>
        </active>
        <inactive>
         <colorrole role="WindowText">
          <brush brushstyle="SolidPattern">
           <color alpha="255">
            <red>0</red>
            <green>0</green>
            <blue>0</blue>
           </color>
          </brush>
         </colorrole>
         <colorrole role="Text">
          <brush brushstyle="SolidPattern">
           <color alpha="255">
            <red>0</red>
            <green>0</green>
            <blue>0</blue>
           </color>
          </brush>
         </colorrole>
        </inactive>
        <disabled>
         <colorrole role="WindowText">
          <brush brushstyle="SolidPattern">
           <color alpha="255">
            <red>120</red>
            <green>120</green>
            <blue>120</blue>
           </color>
          </brush>
         </colorrole>
         <colorrole role="Text">
          <brush brushstyle="SolidPattern">
           <color alpha="255">
            <red>120</red>
            <green>120</green>
            <blue>120</blue>
           </color>
          </brush>
         </colorrole>
        </disabled>
       </palette>
      </property>
      <property name="font">
       <font>
        <pointsize>11</pointsize>
        <weight>75</weight>
        <bold>true</bold>
       </font>
      </property>
      <property name="text">
       <string>Рассчитать</string>
      </property>
     </widget>
    </item>
   </layout>
  </widget>
 </widget>
 <tabstops>
  <tabstop>rb_over_3</tabstop>
  <tabstop>rb_over_5</tabstop>
  <tabstop>rb_over_10</tabstop>
  <tabstop>pb_calculate</tabstop>
  <tabstop>cb_move</tabstop>
  <tabstop>pb_choice</tabstop>
  <tabstop>pb_wishes</tabstop>
  <tabstop>pb_thanks</tabstop>
 </tabstops>
 <resources/>
 <connections/>
</ui>
